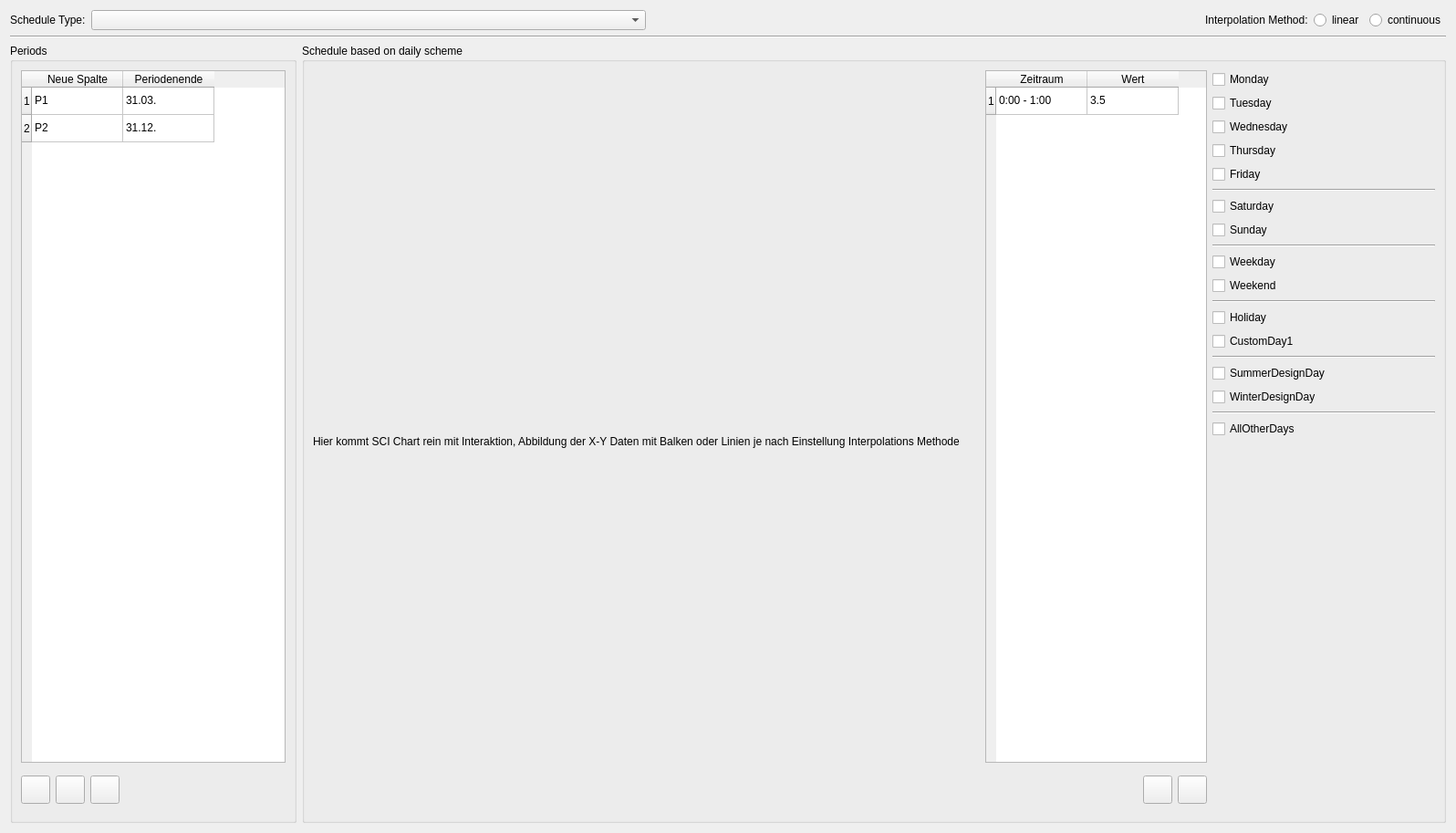
<?xml version="1.0" encoding="UTF-8"?>
<ui version="4.0">
 <class>SVScheduleEditWidget</class>
 <widget class="QWidget" name="SVScheduleEditWidget">
  <property name="geometry">
   <rect>
    <x>0</x>
    <y>0</y>
    <width>1596</width>
    <height>913</height>
   </rect>
  </property>
  <property name="windowTitle">
   <string>Form</string>
  </property>
  <layout class="QVBoxLayout" name="verticalLayout">
   <item>
    <layout class="QHBoxLayout" name="horizontalLayout_3">
     <item>
      <widget class="QLabel" name="labelScheduleType">
       <property name="text">
        <string>Schedule Type:</string>
       </property>
      </widget>
     </item>
     <item>
      <widget class="QComboBox" name="comboBoxScheduleType">
       <property name="sizePolicy">
        <sizepolicy hsizetype="Expanding" vsizetype="Fixed">
         <horstretch>0</horstretch>
         <verstretch>0</verstretch>
        </sizepolicy>
       </property>
      </widget>
     </item>
     <item>
      <spacer name="horizontalSpacer_3">
       <property name="orientation">
        <enum>Qt::Horizontal</enum>
       </property>
       <property name="sizeHint" stdset="0">
        <size>
         <width>40</width>
         <height>20</height>
        </size>
       </property>
      </spacer>
     </item>
     <item>
      <widget class="QLabel" name="labelScheduleType_2">
       <property name="text">
        <string>Interpolation Method:</string>
       </property>
      </widget>
     </item>
     <item>
      <widget class="QRadioButton" name="radioButton">
       <property name="text">
        <string>linear</string>
       </property>
      </widget>
     </item>
     <item>
      <widget class="QRadioButton" name="radioButton_2">
       <property name="text">
        <string>continuous</string>
       </property>
      </widget>
     </item>
    </layout>
   </item>
   <item>
    <widget class="Line" name="line_6">
     <property name="orientation">
      <enum>Qt::Horizontal</enum>
     </property>
    </widget>
   </item>
   <item>
    <layout class="QHBoxLayout" name="horizontalLayout_2" stretch="1,4">
     <item>
      <widget class="QGroupBox" name="groupBox">
       <property name="title">
        <string>Periods</string>
       </property>
       <layout class="QGridLayout" name="gridLayout">
        <item row="0" column="0" colspan="4">
         <widget class="QTableWidget" name="tableWidget">
          <row>
           <property name="text">
            <string>1</string>
           </property>
          </row>
          <row>
           <property name="text">
            <string>2</string>
           </property>
          </row>
          <column>
           <property name="text">
            <string>Neue Spalte</string>
           </property>
          </column>
          <column>
           <property name="text">
            <string>Periodenende</string>
           </property>
          </column>
          <item row="0" column="0">
           <property name="text">
            <string>P1</string>
           </property>
          </item>
          <item row="0" column="1">
           <property name="text">
            <string>31.03.</string>
           </property>
          </item>
          <item row="1" column="0">
           <property name="text">
            <string>P2</string>
           </property>
          </item>
          <item row="1" column="1">
           <property name="text">
            <string>31.12.</string>
           </property>
          </item>
         </widget>
        </item>
        <item row="1" column="0">
         <widget class="QToolButton" name="toolButtonAddPeriod">
          <property name="icon">
           <iconset resource="../resources/SIM-VICUS.qrc">
            <normaloff>:/gfx/actions/24x24/plus.png</normaloff>:/gfx/actions/24x24/plus.png</iconset>
          </property>
          <property name="iconSize">
           <size>
            <width>24</width>
            <height>24</height>
           </size>
          </property>
         </widget>
        </item>
        <item row="1" column="1">
         <widget class="QToolButton" name="toolButtonCopyPeriod">
          <property name="icon">
           <iconset resource="../resources/SIM-VICUS.qrc">
            <normaloff>:/gfx/actions/24x24/editcopy.png</normaloff>:/gfx/actions/24x24/editcopy.png</iconset>
          </property>
          <property name="iconSize">
           <size>
            <width>24</width>
            <height>24</height>
           </size>
          </property>
         </widget>
        </item>
        <item row="1" column="2">
         <widget class="QToolButton" name="toolButtonRemovePeriode">
          <property name="icon">
           <iconset resource="../resources/SIM-VICUS.qrc">
            <normaloff>:/gfx/actions/24x24/minus.png</normaloff>:/gfx/actions/24x24/minus.png</iconset>
          </property>
          <property name="iconSize">
           <size>
            <width>24</width>
            <height>24</height>
           </size>
          </property>
         </widget>
        </item>
        <item row="1" column="3">
         <spacer name="horizontalSpacer">
          <property name="orientation">
           <enum>Qt::Horizontal</enum>
          </property>
          <property name="sizeHint" stdset="0">
           <size>
            <width>173</width>
            <height>48</height>
           </size>
          </property>
         </spacer>
        </item>
       </layout>
      </widget>
     </item>
     <item>
      <widget class="QGroupBox" name="groupBox_2">
       <property name="title">
        <string>Schedule based on daily scheme</string>
       </property>
       <layout class="QHBoxLayout" name="horizontalLayout" stretch="3,1,1">
        <item>
         <widget class="QLabel" name="label">
          <property name="text">
           <string>Hier kommt SCI Chart rein mit Interaktion, Abbildung der X-Y Daten mit Balken oder Linien je nach Einstellung Interpolations Methode</string>
          </property>
          <property name="wordWrap">
           <bool>true</bool>
          </property>
         </widget>
        </item>
        <item>
         <layout class="QGridLayout" name="gridLayout_2">
          <item row="0" column="0" colspan="3">
           <widget class="QTableWidget" name="tableWidget_2">
            <row>
             <property name="text">
              <string>1</string>
             </property>
            </row>
            <column>
             <property name="text">
              <string>Zeitraum</string>
             </property>
            </column>
            <column>
             <property name="text">
              <string>Wert</string>
             </property>
            </column>
            <item row="0" column="0">
             <property name="text">
              <string>0:00 - 1:00</string>
             </property>
            </item>
            <item row="0" column="1">
             <property name="text">
              <string>3.5</string>
             </property>
            </item>
           </widget>
          </item>
          <item row="1" column="0">
           <spacer name="horizontalSpacer_2">
            <property name="orientation">
             <enum>Qt::Horizontal</enum>
            </property>
            <property name="sizeHint" stdset="0">
             <size>
              <width>139</width>
              <height>48</height>
             </size>
            </property>
           </spacer>
          </item>
          <item row="1" column="1">
           <widget class="QToolButton" name="toolButtonBackward">
            <property name="icon">
             <iconset resource="../resources/SIM-VICUS.qrc">
              <normaloff>:/gfx/actions/24x24/undo.png</normaloff>:/gfx/actions/24x24/undo.png</iconset>
            </property>
            <property name="iconSize">
             <size>
              <width>24</width>
              <height>24</height>
             </size>
            </property>
           </widget>
          </item>
          <item row="1" column="2">
           <widget class="QToolButton" name="toolButtonForward">
            <property name="icon">
             <iconset resource="../resources/SIM-VICUS.qrc">
              <normaloff>:/gfx/actions/24x24/redo.png</normaloff>:/gfx/actions/24x24/redo.png</iconset>
            </property>
            <property name="iconSize">
             <size>
              <width>24</width>
              <height>24</height>
             </size>
            </property>
           </widget>
          </item>
         </layout>
        </item>
        <item>
         <layout class="QVBoxLayout" name="verticalLayout_2">
          <item>
           <widget class="QCheckBox" name="checkBoxMonday">
            <property name="text">
             <string>Monday</string>
            </property>
           </widget>
          </item>
          <item>
           <widget class="QCheckBox" name="checkBoxTuesday">
            <property name="text">
             <string>Tuesday</string>
            </property>
           </widget>
          </item>
          <item>
           <widget class="QCheckBox" name="checkBoxWednesday">
            <property name="text">
             <string>Wednesday</string>
            </property>
           </widget>
          </item>
          <item>
           <widget class="QCheckBox" name="checkBoxThursday">
            <property name="text">
             <string>Thursday</string>
            </property>
           </widget>
          </item>
          <item>
           <widget class="QCheckBox" name="checkBoxFriday">
            <property name="text">
             <string>Friday</string>
            </property>
           </widget>
          </item>
          <item>
           <widget class="Line" name="line">
            <property name="orientation">
             <enum>Qt::Horizontal</enum>
            </property>
           </widget>
          </item>
          <item>
           <widget class="QCheckBox" name="checkBoxSaturday">
            <property name="text">
             <string>Saturday</string>
            </property>
           </widget>
          </item>
          <item>
           <widget class="QCheckBox" name="checkBoxSunday">
            <property name="text">
             <string>Sunday</string>
            </property>
           </widget>
          </item>
          <item>
           <widget class="Line" name="line_2">
            <property name="orientation">
             <enum>Qt::Horizontal</enum>
            </property>
           </widget>
          </item>
          <item>
           <widget class="QCheckBox" name="checkBoxWeekday">
            <property name="text">
             <string>Weekday</string>
            </property>
           </widget>
          </item>
          <item>
           <widget class="QCheckBox" name="checkBoxWeekend">
            <property name="text">
             <string>Weekend</string>
            </property>
           </widget>
          </item>
          <item>
           <widget class="Line" name="line_3">
            <property name="orientation">
             <enum>Qt::Horizontal</enum>
            </property>
           </widget>
          </item>
          <item>
           <widget class="QCheckBox" name="checkBoxHoliday">
            <property name="text">
             <string>Holiday</string>
            </property>
           </widget>
          </item>
          <item>
           <widget class="QCheckBox" name="checkBoxCustomDay1">
            <property name="text">
             <string>CustomDay1</string>
            </property>
           </widget>
          </item>
          <item>
           <widget class="Line" name="line_4">
            <property name="orientation">
             <enum>Qt::Horizontal</enum>
            </property>
           </widget>
          </item>
          <item>
           <widget class="QCheckBox" name="checkBoxSummerDesignDay">
            <property name="text">
             <string>SummerDesignDay</string>
            </property>
           </widget>
          </item>
          <item>
           <widget class="QCheckBox" name="checkBoxWinterDesignDay">
            <property name="text">
             <string>WinterDesignDay</string>
            </property>
           </widget>
          </item>
          <item>
           <widget class="Line" name="line_5">
            <property name="orientation">
             <enum>Qt::Horizontal</enum>
            </property>
           </widget>
          </item>
          <item>
           <widget class="QCheckBox" name="checkBoxWinterDesignDay_2">
            <property name="text">
             <string>AllOtherDays</string>
            </property>
           </widget>
          </item>
          <item>
           <spacer name="verticalSpacer">
            <property name="orientation">
             <enum>Qt::Vertical</enum>
            </property>
            <property name="sizeHint" stdset="0">
             <size>
              <width>20</width>
              <height>40</height>
             </size>
            </property>
           </spacer>
          </item>
         </layout>
        </item>
       </layout>
      </widget>
     </item>
    </layout>
   </item>
  </layout>
 </widget>
 <resources>
  <include location="../resources/SIM-VICUS.qrc"/>
 </resources>
 <connections/>
</ui>
